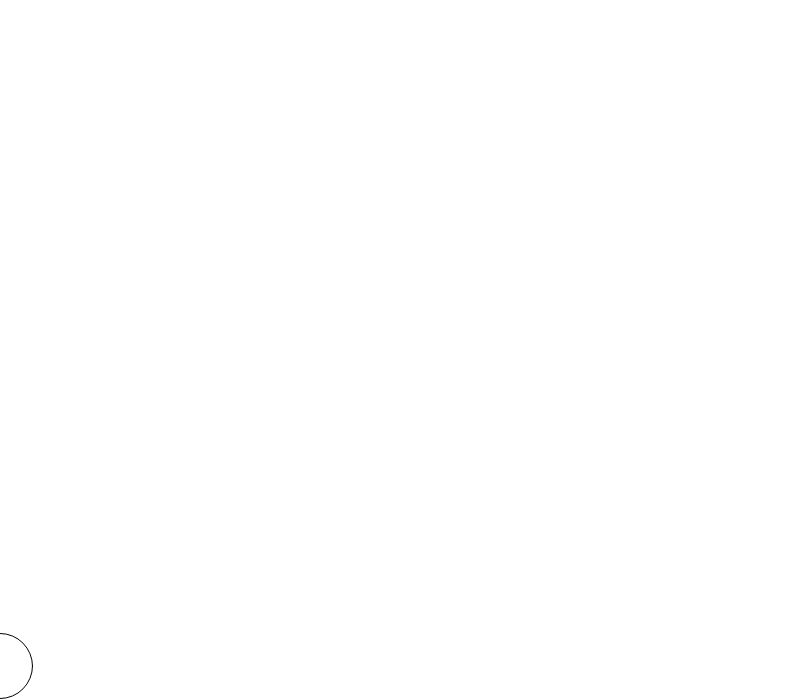
Frame 1 (no input)
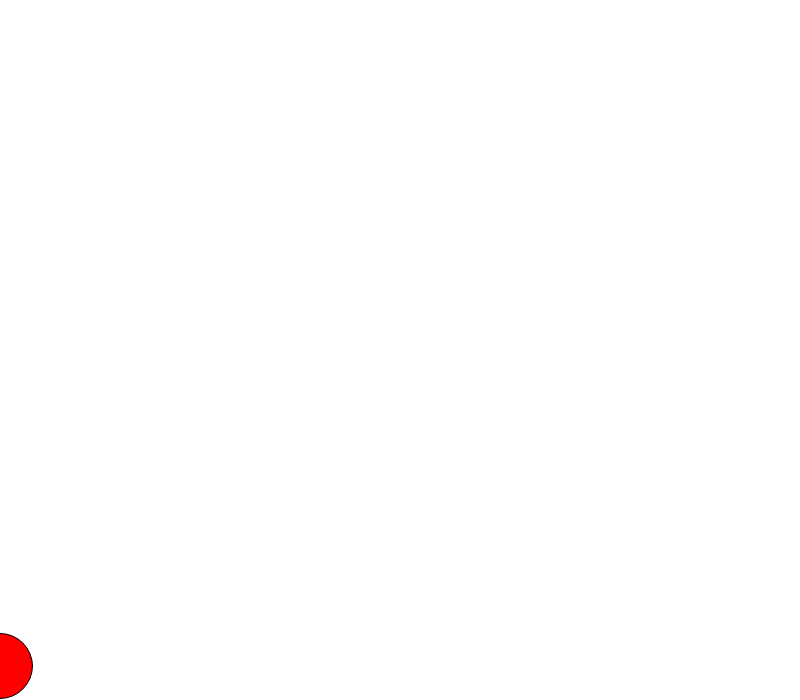
Frame 60 (no input)
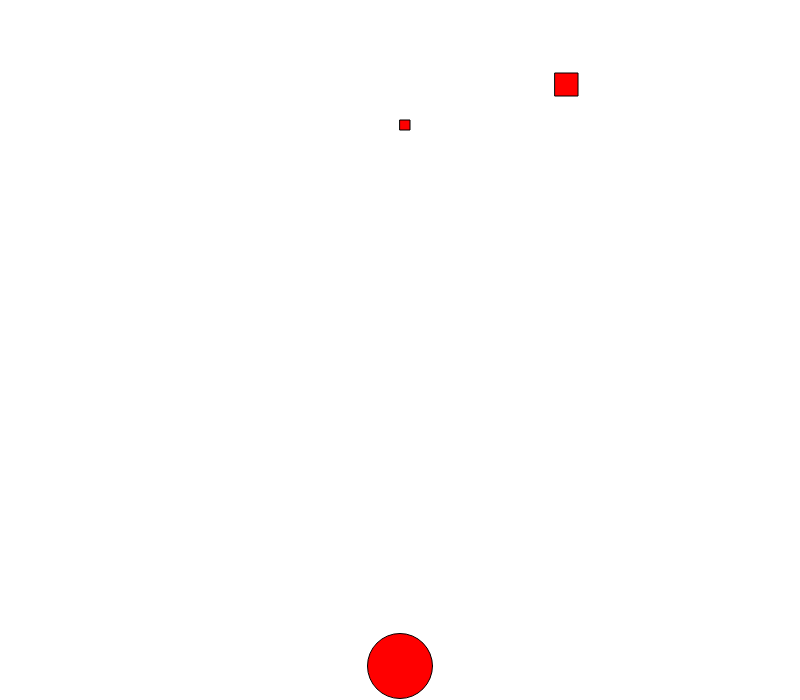
Frame 120 (the mouse pressed at the canvas centre since frame 60)

The p5.js sketch that drew these frames (run headless with seeded random() and noise() and a simulated clock; from frame 60 on, the mouse is pressed at the canvas centre):

// p5.js sketch
// ── sketch.js
class Figura
{
    constructor(x,y,alto,ancho)
    {
      this.x=x;
      this.y=y;
      this.alto=alto;
      this.ancho=ancho;
    }
}

class Cuadro extends Figura
{
    constructor(x,y,alto,ancho)
    {
      super(x,y,alto,ancho);
    }
    draw()
    {
      rect(this.x,this.y,this.alto,this.ancho);
      //fill("black");
    }
}

class Elipse extends Figura
{
    constructor(x,y,alto,ancho)
    {
      super(x,y,alto,ancho);
    }
    draw()
    {
      ellipse(this.x,this.y,this.alto,this.ancho);
      fill("red");
    }
}

function mousePressed()
{
  let balitas=new Cuadro(mouseX,600,10,10);
  Balas.push(balitas);
  //crea enemigos cada pressed del mouse, por lo tanto nunca dejan de aparecer
  let enemigos=new Cuadro(random(0,777),-5,23,23);
  Enemigos.push(enemigos);
  
}


var mouseX=this.x;
var Balas=[];
var Enemigos=[];
function setup() 
{
  createCanvas(800, 700);
  //con el for en el setup crea enemigos de un jalon
  //for(let i=0; i<10; i++){
  //let enemigos=new Cuadro(random(0,780),-5,20,20);
  //Enemigos.push(enemigos);}
}

function draw() 
{
  background(1000)
  let circulo=new Elipse(mouseX,666,65,65);
  circulo.draw();
  //para dibujar balitas
  for(let balitas of Balas)
    {
      balitas.y-=8;
      balitas.draw();
    }
  //for para dibujar enemigos
  for(let enemigos of Enemigos)
    {
      enemigos.y+=1.3;
      enemigos.draw();
    }
  
  for(enemigos of Enemigos){
   for(balitas of Balas){
    if (dist(enemigos.x,enemigos.y,balitas.x,balitas.y)<15){
      Enemigos.splice(Enemigos.indexOf(enemigos),1);
      Balas.splice(Balas.indexOf(balitas),1);
    }
    }
    }
  
  for(enemigos of Enemigos){
  if (enemigos.y>height)
  {
    textSize(40)
    textStyle(BOLD)
    fill(0,153,0)
  text("GAME OVER",300,height/2);
    noLoop();
  }
  }
}
